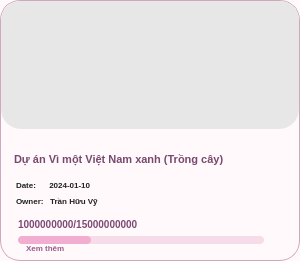
     <widget class="QFrame" name="card26">
      <property name="geometry">
       <rect>
        <x>394</x>
        <y>805</y>
        <width>300</width>
        <height>261</height>
       </rect>
      </property>
      <property name="styleSheet">
       <string notr="true">QFrame{
    background:#FFF9FC;
    border:1px solid #D0A8BD;
    border-radius:20px;
}</string>
      </property>
      <widget class="QLabel" name="card26Image">
       <property name="geometry">
        <rect>
         <x>1</x>
         <y>1</y>
         <width>298</width>
         <height>128</height>
        </rect>
       </property>
       <property name="styleSheet">
        <string notr="true">QLabel{
    border:none;
    border-top-left-radius:19px;
    border-top-right-radius:19px;
    background:#E7E7E7;
}</string>
       </property>
       <property name="pixmap">
        <pixmap>campaign26.png</pixmap>
       </property>
       <property name="scaledContents">
        <bool>true</bool>
       </property>
      </widget>
      <widget class="QLabel" name="card26Title">
       <property name="geometry">
        <rect>
         <x>14</x>
         <y>142</y>
         <width>270</width>
         <height>34</height>
        </rect>
       </property>
       <property name="styleSheet">
        <string notr="true">QLabel{
    color:#78496F;
    font-size:11px;
    font-weight:800;
    background:transparent;
    border:none;
}</string>
       </property>
       <property name="text">
        <string>Dự án Vì một Việt Nam xanh (Trồng cây)</string>
       </property>
       <property name="wordWrap">
        <bool>true</bool>
       </property>
      </widget>
      <widget class="QLabel" name="card26Date">
       <property name="geometry">
        <rect>
         <x>16</x>
         <y>177</y>
         <width>140</width>
         <height>16</height>
        </rect>
       </property>
       <property name="styleSheet">
        <string notr="true">QLabel{
    color:#222;
    font-size:8px;
    font-weight:500;
    background:transparent;
    border:none;
}</string>
       </property>
       <property name="text">
        <string>Date:      2024-01-10</string>
       </property>
      </widget>
      <widget class="QLabel" name="card26Owner">
       <property name="geometry">
        <rect>
         <x>16</x>
         <y>193</y>
         <width>140</width>
         <height>16</height>
        </rect>
       </property>
       <property name="styleSheet">
        <string notr="true">QLabel{
    color:#222;
    font-size:8px;
    font-weight:500;
    background:transparent;
    border:none;
}</string>
       </property>
       <property name="text">
        <string>Owner:   Trần Hữu Vỹ</string>
       </property>
      </widget>
      <widget class="QLabel" name="card26Money">
       <property name="geometry">
        <rect>
         <x>18</x>
         <y>214</y>
         <width>210</width>
         <height>20</height>
        </rect>
       </property>
       <property name="styleSheet">
        <string notr="true">QLabel{
    color:#7C4A73;
    font-size:10px;
    font-weight:900;
    background:transparent;
    border:none;
}</string>
       </property>
       <property name="text">
        <string>1000000000/15000000000</string>
       </property>
      </widget>
      <widget class="QProgressBar" name="card26Progress">
       <property name="geometry">
        <rect>
         <x>18</x>
         <y>236</y>
         <width>246</width>
         <height>8</height>
        </rect>
       </property>
       <property name="styleSheet">
        <string notr="true">QProgressBar{
    background:#F6DCE8;
    border:none;
    border-radius:4px;
}
QProgressBar::chunk{
    background:#F2AED0;
    border-radius:4px;
}</string>
       </property>
       <property name="value">
        <number>30</number>
       </property>
       <property name="textVisible">
        <bool>false</bool>
       </property>
      </widget>
      <widget class="QLabel" name="card26More">
       <property name="geometry">
        <rect>
         <x>26</x>
         <y>240</y>
         <width>80</width>
         <height>16</height>
        </rect>
       </property>
       <property name="styleSheet">
        <string notr="true">QLabel{
    color:#9A5C8B;
    font-size:8px;
    font-weight:700;
    background:transparent;
    border:none;
}</string>
       </property>
       <property name="text">
        <string>Xem thêm</string>
       </property>
      </widget>
     </widget>
